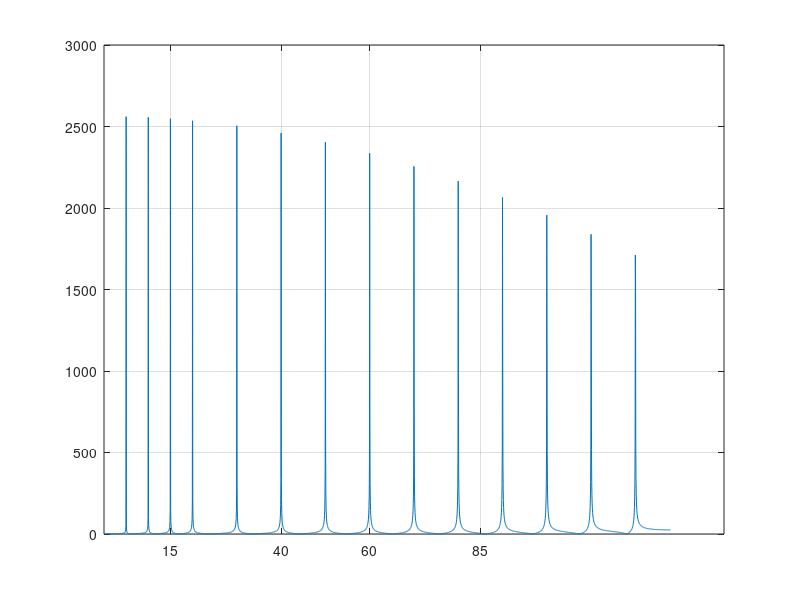

This figure's MATLAB source: (Note: this script raises an error after producing the figure.)
% filtering trials
close all
clear all
clc
Fs=256;% sampling frequency

t=(0:1/Fs:20); % time base
N=length(t);
x=zeros(1,1*N);

x(1:N)=sin(2*pi*5*t) + sin(2*pi*10*t)+ sin(2*pi*15*t)+ sin(2*pi*20*t)+ sin(2*pi*30*t)+...
    sin(2*pi*40*t)+ sin(2*pi*50*t)+ sin(2*pi*60*t)+...
    sin(2*pi*70*t) + sin(2*pi*80*t)+ sin(2*pi*90*t)+ sin(2*pi*100*t)+...
    sin(2*pi*110*t)+sin(2*pi*120*t);

y=fft(x);
%yy=fftshift(y);
m=abs(y); 
p=unwrap(angle(y)); % mag. and phase
f=(0:length(y)-1)*Fs/length(y); % frequency vector
figure
plot(f(1:round((N-1)/2)),m(1:round((N-1)/2)))
set(gca,'XTick',[15 40 60 85]);
grid


%%%%%%%%%%%%%
load a4hh;

spf=interp1(0:length(wave)-1,wave,f,'nearest','extrap');

figure
plot(f(1:round((N-1)/2)),spf(1:round((N-1)/2)).*m(1:round((N-1)/2)))
set(gca,'XTick',[15 40 60 85]);
title('spectrum after rejection')
%%%%%%%%%%%%%%%%%%






%figure
%plot(f,p*180/pi)
%set(gca,'XTick',[15 40 60 85]);
%grid
%%%%%%%%%%%%%%%%%%


%%%%%%%%%

figure
plot(t,x,t,real(ifft(spf.*m)));
legend('OLD','NEW')
grid









